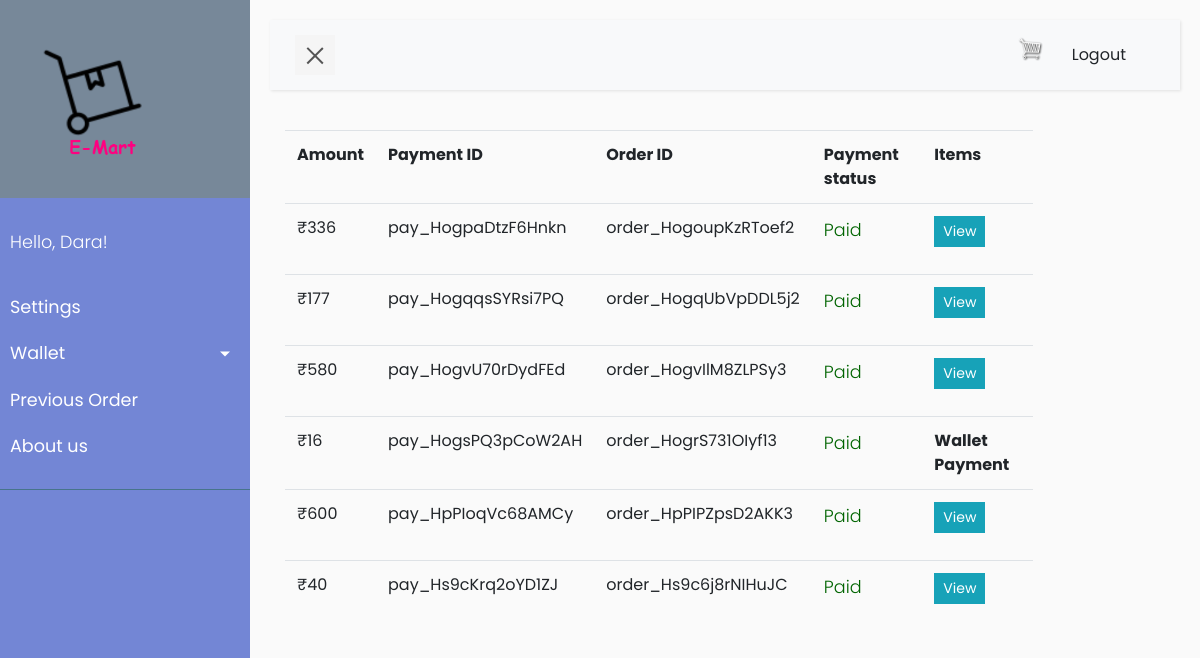
The app's page /previous/order (signed in) with its own data.
### accounts/models.py (models this page shows)
class CustomUser(AbstractUser):
    name = models.CharField(max_length=50, null=True, blank=True)
    email = models.EmailField(unique=True)
    Gender = models.CharField(max_length=6, choices=GENDER_CHOICES,default='Male')
    Birthday = models.DateField(null=True,blank=True,auto_created=True)
    phone_regex = RegexValidator(regex=r'^\+?1?\d{9,15}$',
                                 message="Phone number must be entered in the format: '+999999999'. Up to 15 digits "
                                         "allowed.")
    phone_number = models.CharField(validators=[phone_regex], max_length=17, blank=True)  # validators should be a list
    profile_pic = models.ImageField(default="default.png", null=True, blank=True)
    proof = models.ImageField(default="default_proof.JPG", blank=True, null=True)
    address1 = models.CharField(max_length=100, blank=True, null=True)
    address2 = models.CharField(max_length=100, blank=True, null=True)
    pin_code = models.CharField(max_length=12, blank=True, null=True)
    city = models.CharField(max_length=20, blank=True, null=True)
    country = models.CharField(max_length=12, blank=True, null=True)

### store/models.py (models this page shows, shortened)
class Order(models.Model):
    customer = models.ForeignKey(Customer, on_delete=models.SET_NULL, blank=True, null=True)
    complete = models.BooleanField(default=False)
    amount = models.IntegerField(default=0)
    payment_id = models.CharField(max_length=100, blank=False, default="due payment")
    order_id = models.CharField(max_length=100, blank=False)
    paidto_wallet = models.BooleanField(default=False)
    paid = models.BooleanField(default=False)

### store/views.py (the view)
# urls.py: path('previous/order', views.prev_orders, name="prev_orders"),
def prev_orders(request):
    prev_ord = Order.objects.filter(customer=request.user)
    context = {'prev_ord': prev_ord}
    return render(request, 'store/prev_orders.html', context)

### store/templates/store/prev_orders.html (shortened to what this page needs)
{% extends 'store/main.html' %}
{% load static %}
{% block content %}
    <div class="row">
        <div class="col-md">
            <table class="table table-hover" style="width:85%">
                <tr>
                    <th>Amount</th>
                    <th>Payment ID</th>
                    <th>Order ID</th>
                    <th>Payment status</th>
                    <th>Items</th>
                </tr>
                {% for i in prev_ord %}
                    {% if i.amount %}
                        <tr>
                            <td>₹{{ i.amount }}</td>
                            {% if i.payment_id == 'due payment' %}
                                <td><p>Payment incomplete</p></td>
                            {% else %}
                                <td>{{ i.payment_id }}</td>
                            {% endif %}
                            <td>{{ i.order_id }}</td>
                            {% if i.paid %}
                                <td><p style="color :darkgreen; ">Paid</p></td>
                            {% else %}
                                <td><p style="color :red; ">Not Paid</p></td>
                            {% endif %}
                            {% if i.paidto_wallet %}
                                <td><b style="text-align: center">Wallet Payment</b></td>
                            {% else %}
                                <td><a class="btn btn-sm btn-info" href="{% url 'prev_items' i.id %}">View</a></td>
                            {% endif %}
                        </tr>
                    {% endif %}
                {% endfor %}
            </table>
        </div>
    </div>
{% endblock %}

### store/templates/store/main.html (shortened to what this page needs)
<!DOCTYPE html>
{% load static %}
<html>
<head>
    <link rel="stylesheet" href="https://stackpath.bootstrapcdn.com/bootstrap/4.4.1/css/bootstrap.min.css"
>
    <link rel="stylesheet" type="text/css" href="{% static 'css/main.css' %}">
    <link rel="stylesheet" type="text/css" href="{% static 'css/style5.css' %}">
</head>
<div class="wrapper">
    <nav id="sidebar">
        <div class="sidebar-header" style="background-color: lightslategray">
            <h3><a href="{% url 'ordered_item' %}"> <img class="logo"
                                                         src="{% static '/images/E-mart.drawio.png' %}"> </a></h3>
        </div>
        <ul class="list-unstyled components">
            <p>Hello, {{ request.user | title }}!</p>
            <li class="active">
                <span><a class="hello-msg" href="{% url 'settings' %}">Settings</a></span>
            </li>
            <li>
                <a href="#pageSubmenu" data-toggle="collapse" aria-expanded="false" class="dropdown-toggle">Wallet</a>
            </li>
            <li>
                <a href="{% url 'prev_orders' %}">Previous Order <span class="sr-only">(current)</span></a>
            </li>
            <li><a href="{% url 'aboutus' %}">About us</a></li>
        </ul>
    </nav>
    <div id="content">
        <nav class="navbar navbar-expand-lg navbar-light bg-light">
            <div class="container-fluid">
                <button type="button" id="sidebarCollapse" class="navbar-btn">
                    <span></span>
                </button>
                <div class="collapse navbar-collapse" id="navbarSupportedContent">
                    <ul class="nav navbar-nav ml-auto">
                        <li class="nav-item">
                            <a href="{% url 'cart' %}">
                                <img id="cart-icon" src="{% static 'images/cart.png' %}">
                            </a>
                        </li>
                        <li class="nav-item px-3">
                            {% if request.user.is_anonymous %}
                                <span><a class="btn" href="{% url 'login_page' %}"> login</a></span>
                            {% else %}
                                <span><a class="btn" href="{% url 'logout_page' %}"> Logout</a></span>
                            {% endif %}
                        </li>
                    </ul>
                </div>
            </div>
        </nav>
        <div class="container">
            {% block content %}
            {% endblock content %}
        </div>
    </div>
</div>
</html>

### static/css/main.css (style rules this page uses)
h1, h2, h3, h4, h5, h6 { color: hsl(0, 0%, 30%); }
#cart-icon { width: 25px; display: inline-block; margin-left: 15px; }
.btn { border-radius: 0; }

### static/css/style5.css (style rules this page uses)
p { font-family: 'Poppins', sans-serif; font-size: 1.1em; font-weight: 300; line-height: 1.7em; color: #999; }
a, a:hover, a:focus { color: inherit; text-decoration: none; transition: all 0.3s; }
.navbar { padding: 15px 10px; background: #fff; border: none; border-radius: 0; margin-bottom: 40px; box-shadow: 1px 1px 3px rgba(0, 0, 0, 0.1); }
.navbar-btn { box-shadow: none; outline: none !important; border: none; }
.wrapper { display: flex; width: 100%; align-items: stretch; perspective: 1500px; }
#sidebar { min-width: 250px; max-width: 250px; background: #7386D5; color: #fff; transition: all 0.6s cubic-bezier(0.945, 0.020, 0.270, 0.665); transform-origin: bottom left; }
#sidebar .sidebar-header { padding: 20px; background: #6d7fcc; }
#sidebar ul.components { padding: 20px 0; border-bottom: 1px solid #47748b; }
#sidebar ul p { color: #fff; padding: 10px; }
#sidebar ul li a { padding: 10px; font-size: 1.1em; display: block; }
a[data-toggle="collapse"] { position: relative; }
.dropdown-toggle::after { display: block; position: absolute; top: 50%; right: 20px; transform: translateY(-50%); }
#content { width: 100%; padding: 20px; min-height: 100vh; transition: all 0.3s; }
#sidebarCollapse { width: 40px; height: 40px; background: #f5f5f5; cursor: pointer; }
#sidebarCollapse span { width: 80%; height: 2px; margin: 0 auto; display: block; background: #555; transition: all 0.8s cubic-bezier(0.810, -0.330, 0.345, 1.375); transition-delay: 0.2s; }
#sidebarCollapse span:last-of-type { transform: rotate(-45deg) translate(1px, -1px); }

### store/templates/store/main.html (style rules this page uses)
.hello-msg { font-size: 18px; color: #fff; margin-right: 20px; }
.logo { max-width: 150px; max-height: 150px; margin: 0 auto; border-radius: 10%; }

### records on screen
CustomUser: user "Dara"
Order: amount "336", payment_id "pay_HogpaDtzF6Hnkn", order_id "order_HogoupKzRToef2", paid "Paid", paidto_wallet "View"
Order: amount "177", payment_id "pay_HogqqsSYRsi7PQ", order_id "order_HogqUbVpDDL5j2", paid "Paid", paidto_wallet "View"
Order: amount "580", payment_id "pay_HogvU70rDydFEd", order_id "order_HogvIlM8ZLPSy3", paid "Paid", paidto_wallet "View"
Order: amount "16", payment_id "pay_HogsPQ3pCoW2AH", order_id "order_HogrS731OIyf13", paid "Paid", paidto_wallet "Wallet Payment"
Order: amount "600", payment_id "pay_HpPIoqVc68AMCy", order_id "order_HpPIPZpsD2AKK3", paid "Paid", paidto_wallet "View"
Order: amount "40", payment_id "pay_Hs9cKrq2oYD1ZJ", order_id "order_Hs9c6j8rNIHuJC", paid "Paid", paidto_wallet "View"
